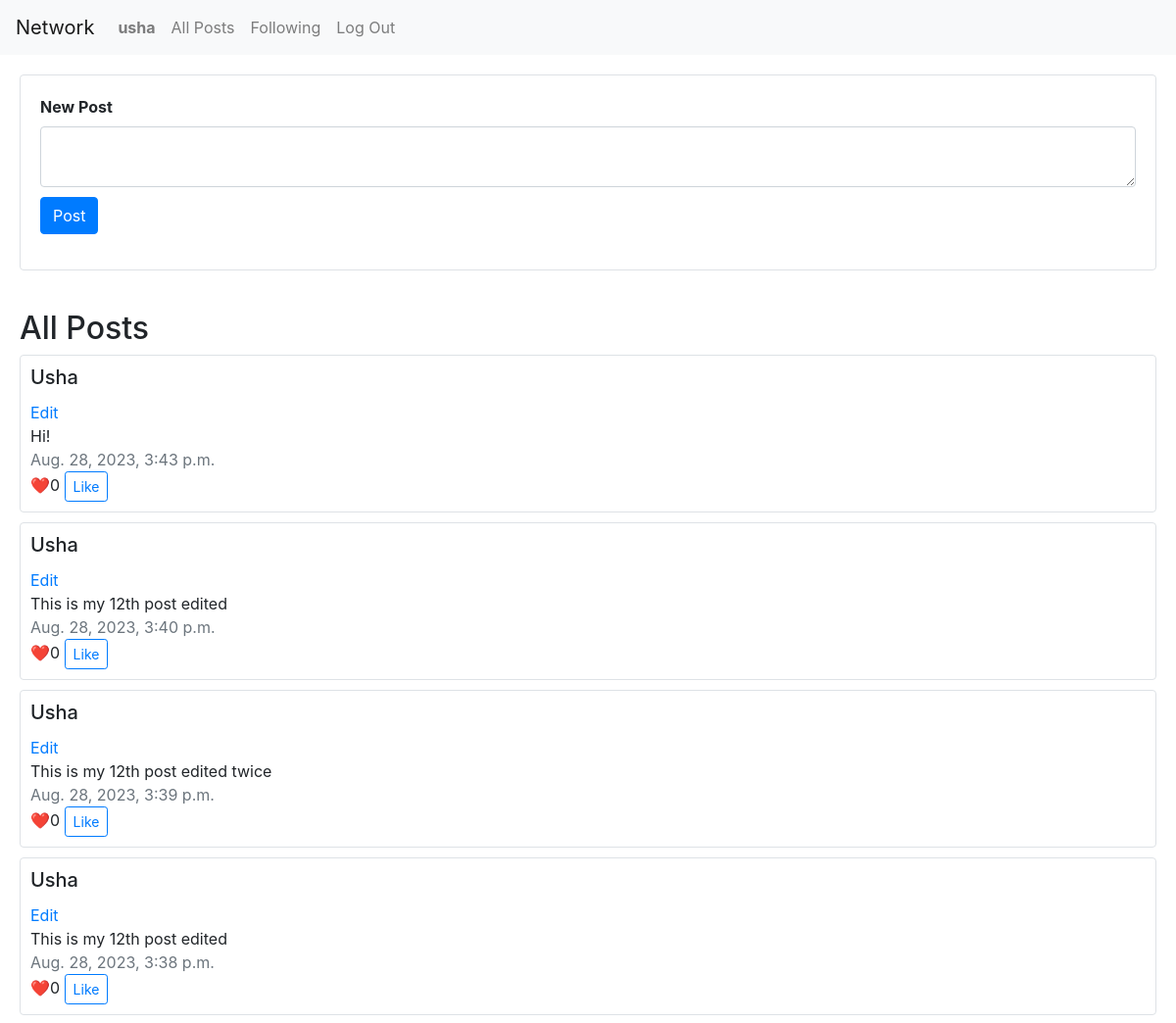
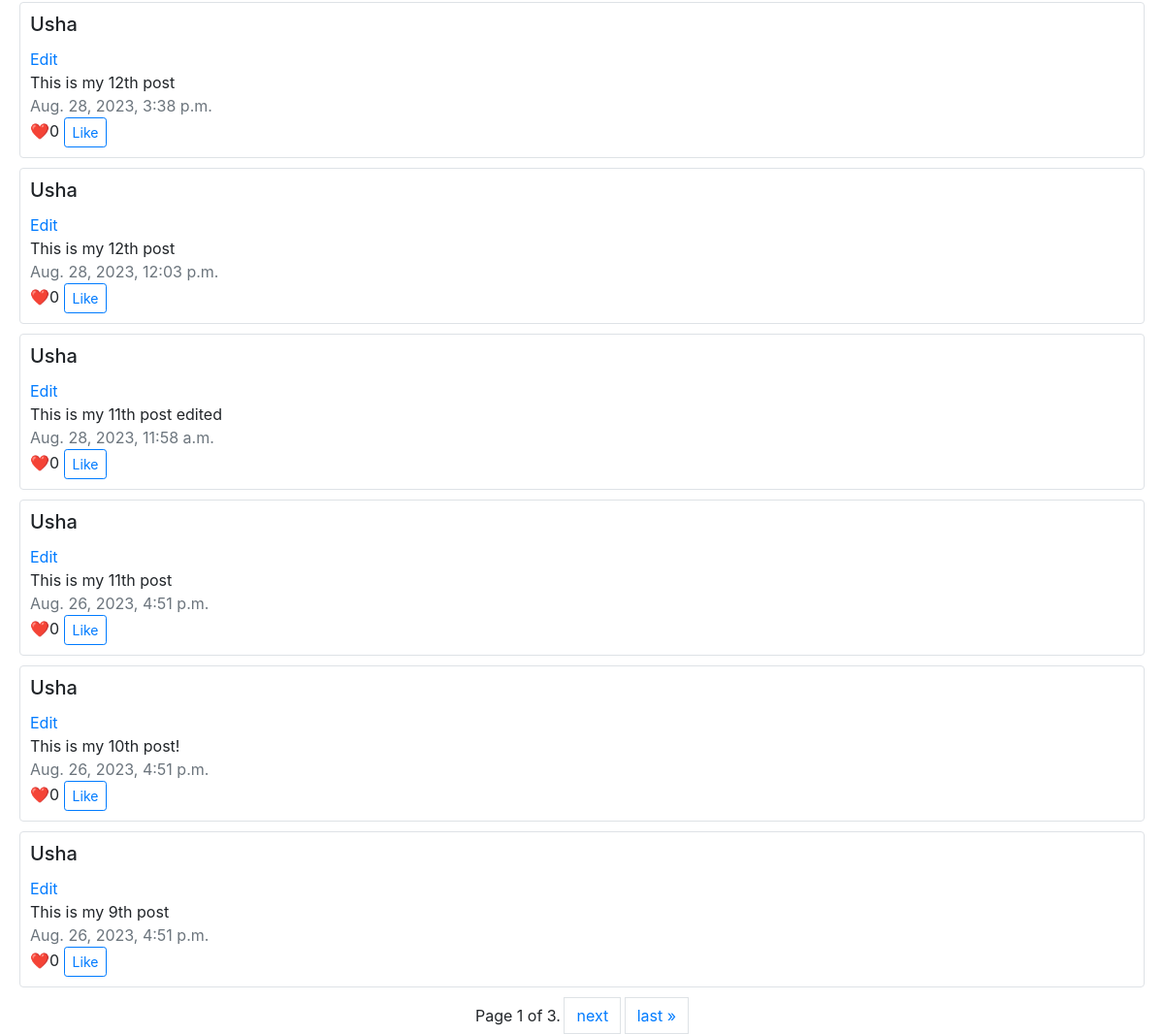
The app's page / (signed in) with its own data (2 pictures, top to bottom).
### network/models.py (models this page shows, shortened)
class User(AbstractUser):
    pass

class Posts(models.Model):
    content = models.TextField(blank=False)
    author = models.ForeignKey(User, on_delete=models.CASCADE, related_name='authored_posts')
    created_at = models.DateTimeField(auto_now_add=True)
    liked = models.ManyToManyField(User, related_name="liked_post", blank=True)

### network/views.py (the view)
# urls.py: path("", views.index, name="index"),
def index(request):
    all_posts = Posts.objects.order_by("-created_at").all()
    paginator = Paginator(all_posts, 10) # show 10 posts per page
    page_number = request.GET.get('page')
    page_obj = paginator.get_page(page_number)
    if request.user.is_authenticated:
        return render(request, "network/index.html", {
            "posts": page_obj,
            "current_user": User.objects.get(id=request.user.id),
        })
    else:
        return render(request, "network/index.html", {
            "posts": page_obj,
            "current_user": None,
        })

### network/templates/network/index.html (shortened to what this page needs)
{% extends "network/layout.html" %}
{% load static %}
{% block body %}
    {% if user.is_authenticated %}
        <form id="editForm" action="{% url 'post' %}" method="post" style="padding: 20px;">
            <div class="card border">
                <div class="card-body">
                    <div class="form-group">
                        <label for="exampleFormControlTextarea1" class="font-weight-bold">New Post</label>
                        <textarea class="form-control" id="exampleFormControlTextarea1" rows="2" name="content" required></textarea>
                        <input class="btn btn-primary" id="postButton" onclick="savePost()" type="submit" value="Post" style="margin-top: 10px;">
                    </div>
                </div>
            </div>
        </form>
    {% endif %}
    <h2 style="margin-left: 20px; margin-top: 20px;">All Posts</h2>
    {% for post in posts %}
    <div style="padding-left: 20px; padding-right: 20px; padding-bottom: 10px;">
        <div class="card border" style="padding: 10px;">
            <h5 class="card-title text-capitalize">{{ post.author }}</h5>
            {% if post.author == current_user %}
                <a href="#" id="edit_post{{ forloop.counter0 }}" class="card-link" onclick = "editPost({{ post.id }})" >Edit</a>
            {% endif %}
            <div class="card-text" id="postContent{{ forloop.counter0 }}">{{ post.content }}</div>
            <div class="text-muted">{{ post.created_at }}</div>
            <div class="card-text">❤️{{ post.liked.count }} <button class="btn btn-sm btn-outline-primary" style="display: block-inline;" id="likeButton">  Like</button></div>
        </div>
    </div>
    {% endfor %}
    <nav aria-label="Page navigation example">
        <div class="pagination justify-content-center">
            <span class="step-links">
                <span class="current" style="display: inline-block">
                    Page {{ posts.number }} of {{ posts.paginator.num_pages }}.
                </span>
                {% if posts.has_next %}
                    <a class="page-link" href="?page={{ posts.next_page_number }}" style="display: inline-block">next</a>
                    <a class="page-link" href="?page={{ posts.paginator.num_pages }}" style="display: inline-block">last &raquo;</a>
                {% endif %}
            </span>
        </div>
    </nav>
{% endblock %}

### network/templates/network/layout.html (shortened to what this page needs)
{% load static %}
<!DOCTYPE html>
<html lang="en">
    <head>
        <link rel="stylesheet" href="https://stackpath.bootstrapcdn.com/bootstrap/4.4.1/css/bootstrap.min.css">
        <link href="{% static 'network/styles.css' %}" rel="stylesheet">
    </head>
    <body>
        <nav class="navbar navbar-expand-lg navbar-light bg-light">
            <a class="navbar-brand" href="#">Network</a>
            <div>
              <ul class="navbar-nav mr-auto">
                {% if user.is_authenticated %}
                    <li class="nav-item">
                        <a class="nav-link" href="{% url 'profile' %}"><strong>{{ user.username }}</strong></a>
                    </li>
                {% endif %}
                <li class="nav-item">
                  <a class="nav-link" href="{% url 'index' %}">All Posts</a>
                </li>
                {% if user.is_authenticated %}
                    <li class="nav-item">
                        <a class="nav-link" href="{% url 'following' %}"">Following</a>
                    </li>
                    <li class="nav-item">
                        <a class="nav-link" href="{% url 'logout' %}">Log Out</a>
                    </li>
                {% endif %}
              </ul>
            </div>
          </nav>
        <div class="body">
            {% block body %}
            {% endblock %}
        </div>
    </body>
</html>

### records on screen
User: username "usha"
Posts: author "Usha", content "Hi!", created_at "Aug. 28, 2023, 3:43 p.m.", liked.count "0"
Posts: author "Usha", content "This is my 12th post edited", created_at "Aug. 28, 2023, 3:40 p.m.", liked.count "0"
Posts: author "Usha", content "This is my 12th post edited twice", created_at "Aug. 28, 2023, 3:39 p.m.", liked.count "0"
Posts: author "Usha", content "This is my 12th post edited", created_at "Aug. 28, 2023, 3:38 p.m.", liked.count "0"
Posts: author "Usha", content "This is my 12th post", created_at "Aug. 28, 2023, 3:38 p.m.", liked.count "0"
Posts: author "Usha", content "This is my 12th post", created_at "Aug. 28, 2023, 12:03 p.m.", liked.count "0"
Posts: author "Usha", content "This is my 11th post edited", created_at "Aug. 28, 2023, 11:58 a.m.", liked.count "0"
Posts: author "Usha", content "This is my 11th post", created_at "Aug. 26, 2023, 4:51 p.m.", liked.count "0"
Posts: author "Usha", content "This is my 10th post!", created_at "Aug. 26, 2023, 4:51 p.m.", liked.count "0"
Posts: author "Usha", content "This is my 9th post", created_at "Aug. 26, 2023, 4:51 p.m.", liked.count "0"

### other values on screen
{{ posts.number }} "1"
{{ posts.paginator.num_pages }} "3"
